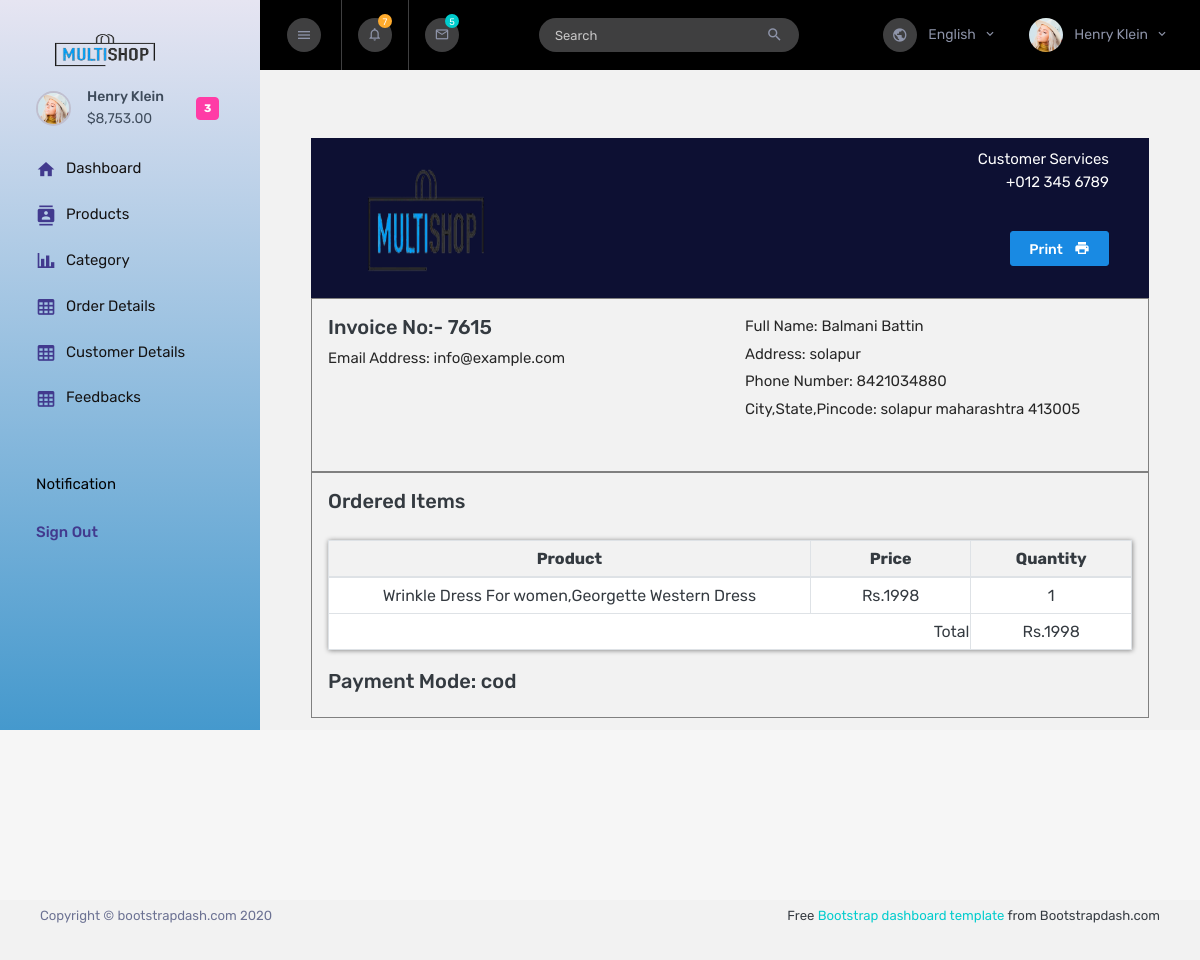
The app's page /multishop-1.0.0/backend/template/vieworder.php?id=1 (signed in) with its own data.
### tables this page shows
CREATE TABLE `billing_detail` (
  `id` int(11) NOT NULL,
  `fname` text NOT NULL,
  `lname` text NOT NULL,
  `email` varchar(256) NOT NULL,
  `mobile` bigint(11) NOT NULL,
  `address` varchar(256) NOT NULL,
  `country` text NOT NULL,
  `city` text NOT NULL,
  `state` text NOT NULL,
  `zip` int(11) NOT NULL,
  `cust_id` int(11) NOT NULL,
  `payment` varchar(256) NOT NULL
);

CREATE TABLE `order_detail` (
  `id` int(11) NOT NULL,
  `prod_name` text NOT NULL,
  `price` int(11) NOT NULL,
  `cust_id` int(11) NOT NULL,
  `invoice` int(11) DEFAULT NULL
);

### multishop-1.0.0/backend/template/vieworder.php (the view, shortened to what this page needs)
<!DOCTYPE html>
<html lang="en">
  <head>
    <link rel="stylesheet" href="assets/vendors/mdi/css/materialdesignicons.min.css" />
    <link rel="stylesheet" href="assets/vendors/flag-icon-css/css/flag-icon.min.css" />
    <link rel="stylesheet" href="assets/vendors/css/vendor.bundle.base.css" />
    <link rel="stylesheet" href="assets/vendors/font-awesome/css/font-awesome.min.css" />
    <link rel="stylesheet" href="assets/vendors/bootstrap-datepicker/bootstrap-datepicker.min.css" />
    <link rel="stylesheet" href="assets/css/style.css" />
  </head>
  <body>
    <div class="container-scroller">
      <nav class="sidebar sidebar-offcanvas" id="sidebar">
        <div class="text-center sidebar-brand-wrapper d-flex align-items-center">
          <a class="sidebar-brand brand-logo" href="index.php"><img src="assets/images/logo.png" alt="logo" /></a>
        </div>
        <ul class="nav">
          <li class="nav-item nav-profile">
            <a href="#" class="nav-link">
              <div class="nav-profile-image">
                <img src="assets/images/faces/face1.jpg" alt="profile" />
              </div>
              <div class="nav-profile-text d-flex flex-column pr-3">
                <span class="font-weight-medium mb-2">Henry Klein</span>
                <span class="font-weight-normal">$8,753.00</span>
              </div>
              <span class="badge badge-danger text-white ml-3 rounded">3</span>
            </a>
          </li>
          <li class="nav-item">
            <a class="nav-link" href="index.php">
              <i class="mdi mdi-home menu-icon"></i>
              <span class="menu-title">Dashboard</span>
            </a>
          </li>
          <li class="nav-item">
            <a class="nav-link" href="pages/icons/mdi.php">
              <i class="mdi mdi-contacts menu-icon"></i>
              <span class="menu-title">Products</span>
            </a>
          </li>
          <li class="nav-item">
            <a class="nav-link" href="pages/charts/chartjs.php">
              <i class="mdi mdi-chart-bar menu-icon"></i>
              <span class="menu-title">Category</span>
            </a>
          </li>
          <li class="nav-item">
            <a class="nav-link" href="order_detail.php">
              <i class="mdi mdi-table-large menu-icon"></i>
              <span class="menu-title">Order Details</span>
            </a>
          </li>
          <li class="nav-item">
            <a class="nav-link" href="customer_detail.php">
              <i class="mdi mdi-table-large menu-icon"></i>
              <span class="menu-title">Customer Details</span>
            </a>
          </li>
          <li class="nav-item">
            <a class="nav-link" href="feedback.php">
              <i class="mdi mdi-table-large menu-icon"></i>
              <span class="menu-title">Feedbacks</span>
            </a>
          </li>
          <li class="nav-item sidebar-actions">
            <div class="nav-link">
              <div class="mt-4">
                <div class="border-none">
                  <p class="text-black">Notification</p>
                </div>
                <ul class="mt-4 pl-0">
                  <li>Sign Out</li>
                </ul>
              </div>
            </div>
          </li>
        </ul>
      </nav>
      <div class="container-fluid page-body-wrapper">
        <nav class="navbar col-lg-12 col-12 p-lg-0 fixed-top d-flex flex-row">
          <div class="navbar-menu-wrapper d-flex align-items-stretch justify-content-between">
            <button class="navbar-toggler navbar-toggler align-self-center mr-2" type="button" data-toggle="minimize">
              <i class="mdi mdi-menu"></i>
            </button>
            <ul class="navbar-nav">
              <li class="nav-item dropdown">
                <a class="nav-link count-indicator dropdown-toggle" id="notificationDropdown" href="#" data-toggle="dropdown">
                  <i class="mdi mdi-bell-outline"></i>
                  <span class="count count-varient1">7</span>
                </a>
              </li>
              <li class="nav-item dropdown d-none d-sm-flex">
                <a class="nav-link count-indicator dropdown-toggle" id="messageDropdown" href="#" data-toggle="dropdown">
                  <i class="mdi mdi-email-outline"></i>
                  <span class="count count-varient2">5</span>
                </a>
              </li>
              <li class="nav-item nav-search border-0 ml-1 ml-md-3 ml-lg-5 d-none d-md-flex">
                <form class="nav-link form-inline mt-2 mt-md-0">
                  <div class="input-group">
                    <input type="text" class="form-control" placeholder="Search" />
                    <div class="input-group-append">
                      <span class="input-group-text">
                        <i class="mdi mdi-magnify"></i>
                      </span>
                    </div>
                  </div>
                </form>
              </li>
            </ul>
            <ul class="navbar-nav navbar-nav-right ml-lg-auto">
              <li class="nav-item dropdown d-none d-xl-flex border-0">
                <a class="nav-link dropdown-toggle" id="languageDropdown" href="#" data-toggle="dropdown">
                  <i class="mdi mdi-earth"></i> English </a>
              </li>
              <li class="nav-item nav-profile dropdown border-0">
                <a class="nav-link dropdown-toggle" id="profileDropdown" href="#" data-toggle="dropdown">
                  <img class="nav-profile-img mr-2" alt="" src="assets/images/faces/face1.jpg" />
                  <span class="profile-name">Henry Klein</span>
                </a>
              </li>
            </ul>
          </div>
        </nav>
        <div class="main-panel">
          <div class="content-wrapper pb-0">
                <?php
                    $con=mysqli_connect("localhost","root","","task");
                     $random=rand(1000,9999);
                    $id=$_GET['id'];
                    $sql="select * from order_detail where id='$id'";
                    $rs=mysqli_query($con,$sql);
                    while($rw=mysqli_fetch_row($rs))
                    {
                      $pname=$rw[1];
                      $price=$rw[2];
                      $cid=$rw[3];
                    }
                    $sql1="select * from billing_detail where cust_id='$cid'";
                    $rs1=mysqli_query($con,$sql1);
                    while($rw1=mysqli_fetch_row($rs1))
                    {
                      $fname=$rw1[1];
                      $lname=$rw1[2];
                      $mobile=$rw1[4];
                      $address=$rw1[5];
                      $city=$rw1[7];
                      $state=$rw1[8];
                      $zip=$rw1[9];
                      $payment=$rw1[11];
                    }
                  ?>
        <div class="container">
        <div class="brand-section">
            <div class="row">
                <div class="col-6">
                    <img src="./assets/images/logo.png" class="text-white" height="150px" width="150px">
                </div>
                <div class="col-6">
                    <div class="company-details">
                        <p class="text-white">Customer Services</p>
                        <p class="text-white">+012 345 6789</p><br><br>
                        <button type="button" class="btn btn-info btn-icon-text"> Print <i class="mdi mdi-printer btn-icon-append"></i>
                          </button>
                    </div>
                </div>
            </div>
        </div>
        <div class="body-section">
            <div class="row">
                <div class="col-6">
                    <h2 class="heading">Invoice No:- <?php echo $random;?></h2>
                    <p class="sub-heading">Email Address: info@example.com </p>
                </div>
                <div class="col-6">
                    <p class="sub-heading">Full Name:  <?php echo $fname.' '.$lname;?>  </p>
                    <p class="sub-heading">Address:  <?php echo $address;?> </p>
                    <p class="sub-heading">Phone Number:  <?php echo $mobile;?> </p>
                    <p class="sub-heading">City,State,Pincode:   <?php echo $city.' '.$state.' '.$zip;?> </p>
                </div>
            </div>
        </div>
        <div class="body-section">
            <h3 class="heading">Ordered Items</h3>
            <br>
            <table class="table-bordered">
                <thead>
                    <tr>
                        <th><center>Product</center></th>
                        <th class="w-20"><center>Price</center></th>
                        <th class="w-20"><center>Quantity</center></th>
                    </tr>
                </thead>
                <tbody>
                    <tr>
                        <td><?php echo $pname;?></td>
                        <td><?php echo 'Rs.'.$price;?></td>
                        <td>1</td>
                    </tr>
                    <tr>
                        <td colspan="2" class="text-right">Total</td>
                        <td><?php echo 'Rs.'.$price;?></td>
                    </tr>
                </tbody>
            </table>
            <br>
            <h3 class="heading">Payment Mode:  <?php echo $payment;?></h3>
        </div>
    </div>
                  </div>
                </div>
                </div>
              </div>
            <div class="row">
              <div class="col-xl-4 col-md-6 stretch-card grid-margin stretch-card">
              </div>
            </div>
          <footer class="footer">
            <div class="d-sm-flex justify-content-center justify-content-sm-between">
              <span class="text-muted d-block text-center text-sm-left d-sm-inline-block">Copyright © bootstrapdash.com 2020</span>
              <span class="float-none float-sm-right d-block mt-1 mt-sm-0 text-center"> Free <a href="https://www.bootstrapdash.com/" target="_blank">Bootstrap dashboard template</a> from Bootstrapdash.com</span>
            </div>
          </footer>
  </body>
</html>

### multishop-1.0.0/backend/template/vieworder.php (style rules this page uses)
body { background-color: #F6F6F6; margin: 0; padding: 0; }
h1,h2,h3,h4,h5,h6 { margin: 0; padding: 0; }
p { margin: 0; padding: 0; }
.container { width: 100%; margin-right: auto; margin-left: auto; }
.brand-section { background-color: #0d1033; padding: 10px 40px; }
.row { display: flex; flex-wrap: wrap; height: 140px; }
.col-6 { width: 50%; flex: 0 0 auto; }
.text-white { color: #fff; }
.company-details { float: right; text-align: right; }
.body-section { padding: 16px; border: 1px solid gray; }
.heading { font-size: 20px; margin-bottom: 08px; }
.sub-heading { color: #262626; margin-bottom: 05px; }
table { background-color: #fff; width: 100%; border-collapse: collapse; }
table thead tr { border: 1px solid #111; background-color: #f2f2f2; }
table td { vertical-align: middle !important; text-align: center; }
table th, table td { padding-top: 08px; padding-bottom: 08px; }
.table-bordered { box-shadow: 0px 0px 5px 0.5px gray; }
.table-bordered td, .table-bordered th { border: 1px solid #dee2e6; }
.text-right { text-align: end; }
.w-20 { width: 20%; }

### records on screen
billing_detail: fname "Balmani", lname "Battin", address "solapur", mobile "8421034880", city "solapur", state "maharashtra", zip "413005", payment "cod"
order_detail: prod_name "Wrinkle Dress For women,Georgette Western Dress", price "1998"
